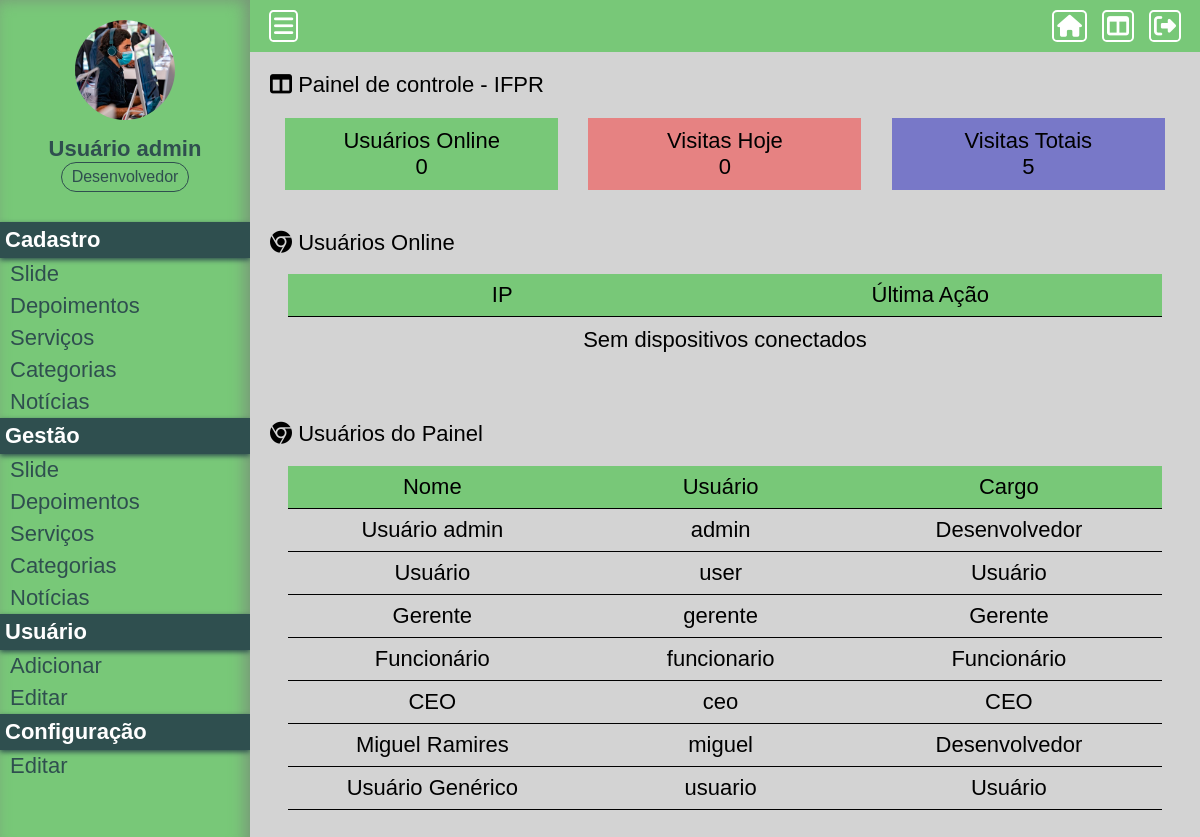
Before: /Projeto01/painel/ (signed in) with the older database file.
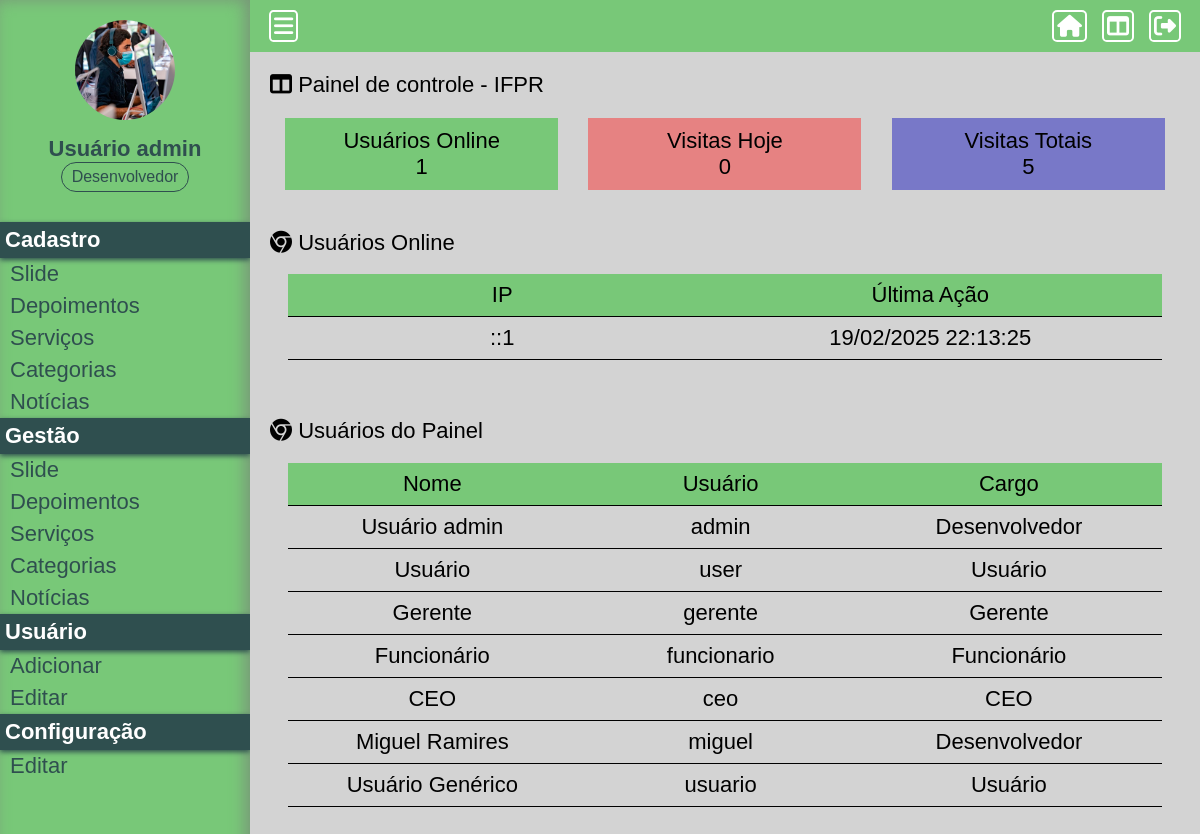
After: the same page with the newer database file.
### Projeto01/assets/classes/MySql.php (called while the page is built)
<?php
    class MySql {
        private static $pdo;
        public static function conectar() {
            if(self::$pdo == null) {
                try {
                    self::$pdo = new PDO('mysql:host='.HOST.';dbname='.DATABASE, USER, PASSWORD, array(PDO::MYSQL_ATTR_INIT_COMMAND => "SET NAMES utf8"));
                    self::$pdo -> setAttribute(PDO::ATTR_ERRMODE, PDO::ERRMODE_EXCEPTION);
                } catch(\Throwable $th) {
                    echo '<h4>Não foi possível realizar a conexão com o banco de dados</h4>';
                }
            }
            return self::$pdo;
        }
    }
?>

### Projeto01/painel/pages/home.php (the view, shortened to what this page needs)
<?php
    $usuariosOnline = Painel::listUserOnline();
    $getUserTotalToday = Painel::getUserTotalToday();
    $getUserTotal = Painel::getUserTotal();
    $painelUsers = Painel::painelUsers();
?>
<div class="box-content left w100">
    <h2><i class="fa-solid fa-table-columns"></i> Painel de controle - <?php echo NOME_EMPRESA;?></h2>
    <div class="box-metricas">
        <div class="box-metrica-single">
            <h2>Usuários Online</h2>
            <p><?php echo count($usuariosOnline);?></p>
        </div>
        <div class="box-metrica-single">
            <h2>Visitas Hoje</h2>
            <p><?php echo $getUserTotalToday;?></p>
        </div>
        <div class="box-metrica-single">
            <h2>Visitas Totais</h2>
            <p><?php echo $getUserTotal;?></p>
        </div>
    </div>
</div>
<div class="box-content left w100">
    <h2><i class="fa-brands fa-chrome"></i> Usuários Online</h2>
    <div class="table-responsive">
        <div class="row">
            <div class="col left w50">
                <h2>IP</h2>
            </div>
            <div class="col left w50">
                <h2>Última Ação</h2>
            </div>
        </div>
        <?php if(count($usuariosOnline) == 0) { ?>
        <p class="ninguem-online">Sem dispositivos conectados</p>
        <?php }
        foreach ($usuariosOnline as $key => $value) { ?>
        <div class="row">
            <div class="col left w50">
                <h2><?php echo $value['ip'];?></h2>
            </div>
            <div class="col left w50">
                <h2><?php echo date('d/m/Y H:i:s', strtotime($value['ultima_acao']));?></h2>
            </div>
        </div>
        <?php }?>
    </div>
</div>
<div class="box-content left w100">
    <h2><i class="fa-brands fa-chrome"></i> Usuários do Painel</h2>
    <div class="table-responsive">
        <div class="row">
            <div class="col left w33">
                <h2>Nome</h2>
            </div>
            <div class="col left w33">
                <h2>Usuário</h2>
            </div>
            <div class="col left w33">
                <h2>Cargo</h2>
            </div>
        </div>
        <?php foreach($painelUsers as $key => $value) { ?>
            <div class="row">
            <div class="col left w33">
                <h2><?php echo $value['nome'];?></h2>
            </div>
            <div class="col left w33">
                <h2><?php echo $value['usuario'];?></h2>
            </div>
            <div class="col left w33">
                <h2><?php echo Painel::pegaCargo($value['cargo']);?></h2>
            </div>
            </div>
        <?php } ?>
    </div>
</div>

Changed rows visible on the page:
added tb_admin.online: ip "::1", ultima_acao "19/02/2025 22:13:25"
Other visible differences:
count($usuariosOnline): "0" → "1"
text no longer shown: "Sem dispositivos conectados"
